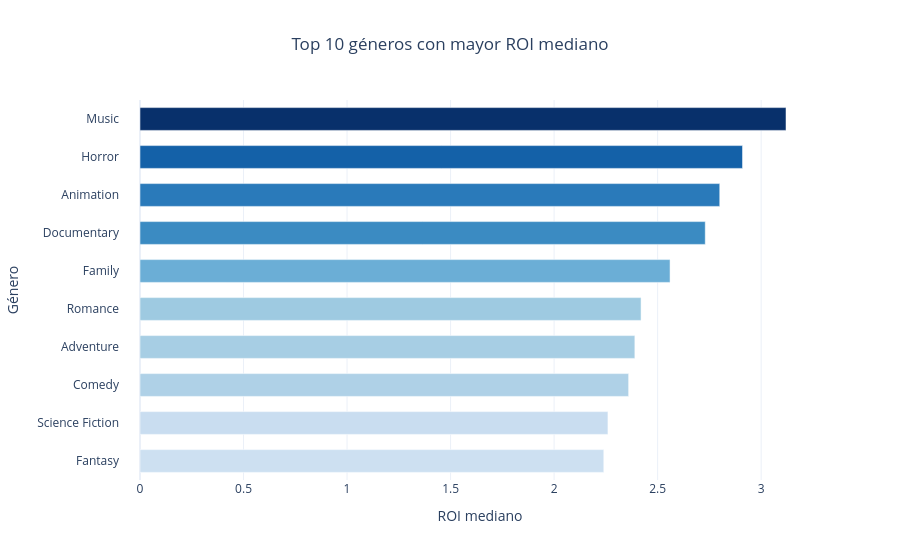

Notebook source saved alongside this figure:
### Code cell
import plotly.express as px

top_generos = roi_generos.head(10)

fig = px.bar(
    top_generos,
    x=top_generos.values,
    y=top_generos.index,
    orientation="h",
    color=top_generos.values,
    color_continuous_scale="Blues",
    title="Top 10 géneros con mayor ROI mediano",
    labels={
        "x": "ROI mediano",
        "y": "Género"
    },
    template="plotly_white",
    range_color=[2, top_generos.max()]
)

fig.update_layout(
    title_x=0.5,
    yaxis=dict(
        autorange="reversed",
        ticklabelposition="outside",
        automargin=True
    ),
    bargap=0.4,
    coloraxis_showscale=False
)

fig.update_yaxes(ticklabelstandoff=20)

fig.show()

### Figure 1 — Plotly figure (JSON) as saved in the notebook; plotly's stock layout.template omitted (floating-point values rounded to 4 significant figures)
{"data": [{"hovertemplate": "ROI mediano=%{x}<br>Género=%{y}<br>color=%{marker.color}<extra></extra>", "legendgroup": "", "marker": {"color": [3.12, 2.91, 2.8, 2.73, 2.56, 2.42, 2.39, 2.36, 2.26, 2.24], "coloraxis": "coloraxis", "pattern": {"shape": ""}}, "name": "", "orientation": "h", "showlegend": false, "textposition": "auto", "type": "bar", "x": [3.12, 2.91, 2.8, 2.73, 2.56, 2.42, 2.39, 2.36, 2.26, 2.24], "xaxis": "x", "y": ["Music", "Horror", "Animation", "Documentary", "Family", "Romance", "Adventure", "Comedy", "Science Fiction", "Fantasy"], "yaxis": "y"}], "layout": {"bargap": 0.4, "barmode": "relative", "coloraxis": {"cmax": 3.12, "cmin": 2, "colorbar": {"title": {"text": "color"}}, "colorscale": [[0, "rgb(247,251,255)"], [0.125, "rgb(222,235,247)"], [0.25, "rgb(198,219,239)"], [0.375, "rgb(158,202,225)"], [0.5, "rgb(107,174,214)"], [0.625, "rgb(66,146,198)"], [0.75, "rgb(33,113,181)"], [0.875, "rgb(8,81,156)"], [1, "rgb(8,48,107)"]], "showscale": false}, "legend": {"tracegroupgap": 0}, "title": {"text": "Top 10 géneros con mayor ROI mediano", "x": 0.5}, "xaxis": {"anchor": "y", "domain": [0, 1], "title": {"text": "ROI mediano"}}, "yaxis": {"anchor": "x", "automargin": true, "autorange": "reversed", "domain": [0, 1], "ticklabelposition": "outside", "ticklabelstandoff": 20, "title": {"text": "Género"}}}}
